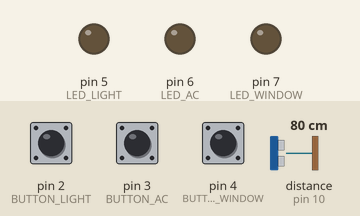
This sketch was run on a simulated Arduino Uno, built with avr-gcc and run on an emulated ATmega328P. Parts: output pins drawn as LEDs (lit = HIGH). Wiring (inferred from the names in the program): ultrasonic range finder: trigger pin 9; echo pin 10. The inputs (shaded band) are chosen by the test bench; at power-on: pin 2 (BUTTON_LIGHT) LOW, pin 3 (BUTTON_AC) LOW, pin 4 (BUTTON_WINDOW) LOW, distance to the obstacle (sensor on pin 10) 80 cm. The echo pulse lasts 58.3 µs per cm; pins used as bus, display or sensor lines are not drawn; what the sketch prints to the serial monitor is not drawn.

Above: at 1.2 s.
1.3 s: pin 2 (BUTTON_LIGHT) pulled HIGH for 0.15 s
At 2.3 s:
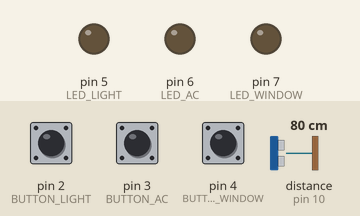
2.9 s: pin 3 (BUTTON_AC) pulled HIGH for 0.15 s
At 4.0 s:
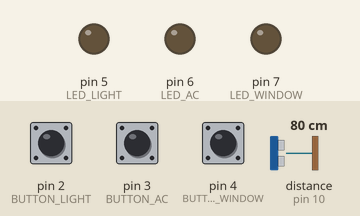
4.5 s: pin 4 (BUTTON_WINDOW) pulled HIGH for 0.15 s
At 4.63 s:
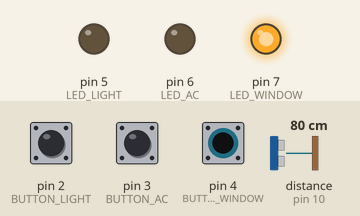
9.2 s: pin 2 (BUTTON_LIGHT) pulled HIGH for 3.2 s
At 10.7 s:
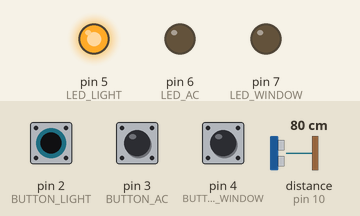
13.9 s: pin 3 (BUTTON_AC) pulled HIGH for 3.2 s
At 14.5 s:
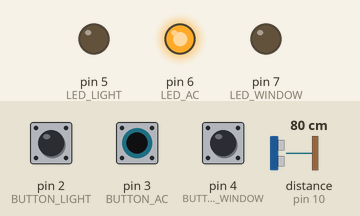
Timing chart, 0 to 18.7 s (numbered marks = the images above; inputs shaded):
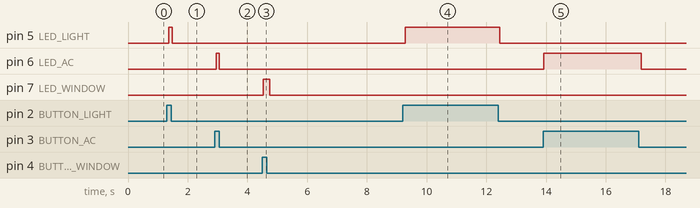

Measured:
- after the input at 1.3 s, pin 5 (LED_LIGHT): LOW → HIGH after 0.07 s, → LOW 0.11 s later
- after the input at 2.9 s, pin 6 (LED_AC): LOW → HIGH after 0.05 s, → LOW 0.11 s later
- after the input at 4.5 s, pin 7 (LED_WINDOW): LOW → HIGH at once, → LOW 0.21 s later
- after the input at 9.2 s, pin 5 (LED_LIGHT): LOW → HIGH after 0.08 s, → LOW 3.2 s later
- after the input at 13.9 s, pin 6 (LED_AC): LOW → HIGH at once, → LOW 3.3 s later

The sketch:

driveease_gesture_and_sensor_based_control1.ino
```cpp
#define TRIG_PIN 9
#define ECHO_PIN 10

#define BUTTON_LIGHT 2
#define BUTTON_AC 3
#define BUTTON_WINDOW 4

#define LED_LIGHT 5
#define LED_AC 6
#define LED_WINDOW 7

void setup() {
    pinMode(TRIG_PIN, OUTPUT);
    pinMode(ECHO_PIN, INPUT);

    pinMode(BUTTON_LIGHT, INPUT);
    pinMode(BUTTON_AC, INPUT);
    pinMode(BUTTON_WINDOW, INPUT);

    pinMode(LED_LIGHT, OUTPUT);
    pinMode(LED_AC, OUTPUT);
    pinMode(LED_WINDOW, OUTPUT);

    Serial.begin(9600);
}

void loop() {
    // Read buttons
    int lightButton = digitalRead(BUTTON_LIGHT);
    int acButton = digitalRead(BUTTON_AC);
    int windowButton = digitalRead(BUTTON_WINDOW);

    // Control LEDs
    if (lightButton == HIGH) {
        digitalWrite(LED_LIGHT, HIGH);
    } else {
        digitalWrite(LED_LIGHT, LOW);
    }

    if (acButton == HIGH) {
        digitalWrite(LED_AC, HIGH);
    } else {
        digitalWrite(LED_AC, LOW);
    }

    if (windowButton == HIGH) {
        digitalWrite(LED_WINDOW, HIGH);
    } else {
        digitalWrite(LED_WINDOW, LOW);
    }

    // Ultrasonic Sensor Logic
    digitalWrite(TRIG_PIN, LOW);
    delayMicroseconds(2);
    digitalWrite(TRIG_PIN, HIGH);
    delayMicroseconds(10);
    digitalWrite(TRIG_PIN, LOW);

    long duration = pulseIn(ECHO_PIN, HIGH);
    int distance = duration * 0.034 / 2;

    Serial.print("Distance: ");
    Serial.print(distance);
    Serial.println(" cm");

    delay(100);
}
```
